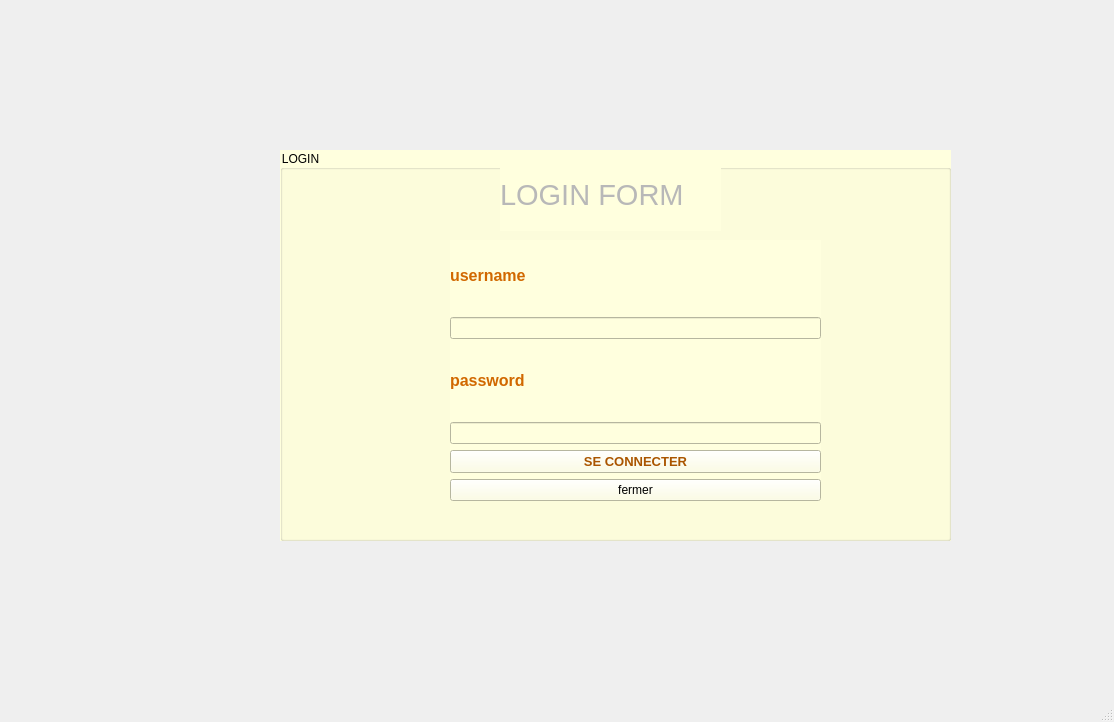
<?xml version="1.0" encoding="UTF-8"?>
<ui version="4.0">
 <class>MainWindow</class>
 <widget class="QMainWindow" name="MainWindow">
  <property name="geometry">
   <rect>
    <x>0</x>
    <y>0</y>
    <width>1114</width>
    <height>722</height>
   </rect>
  </property>
  <property name="focusPolicy">
   <enum>Qt::StrongFocus</enum>
  </property>
  <property name="windowTitle">
   <string>MainWindow</string>
  </property>
  <widget class="QWidget" name="centralwidget">
   <widget class="QGroupBox" name="groupBox">
    <property name="geometry">
     <rect>
      <x>280</x>
      <y>150</y>
      <width>671</width>
      <height>391</height>
     </rect>
    </property>
    <property name="cursor">
     <cursorShape>ArrowCursor</cursorShape>
    </property>
    <property name="focusPolicy">
     <enum>Qt::WheelFocus</enum>
    </property>
    <property name="styleSheet">
     <string notr="true">border-color: rgb(227, 113, 0);
border-color: rgb(170, 85, 0);
background-color: rgb(255, 255, 222);</string>
    </property>
    <property name="title">
     <string>LOGIN</string>
    </property>
    <widget class="QLabel" name="label">
     <property name="geometry">
      <rect>
       <x>220</x>
       <y>10</y>
       <width>221</width>
       <height>71</height>
      </rect>
     </property>
     <property name="font">
      <font>
       <family>MS Shell Dlg 2</family>
       <pointsize>22</pointsize>
       <weight>50</weight>
       <italic>false</italic>
       <bold>false</bold>
      </font>
     </property>
     <property name="focusPolicy">
      <enum>Qt::TabFocus</enum>
     </property>
     <property name="layoutDirection">
      <enum>Qt::LeftToRight</enum>
     </property>
     <property name="autoFillBackground">
      <bool>false</bool>
     </property>
     <property name="styleSheet">
      <string notr="true">font: 22pt &quot;MS Shell Dlg 2&quot;;
color: rgb(184, 184, 184);
</string>
     </property>
     <property name="text">
      <string>LOGIN FORM</string>
     </property>
    </widget>
    <widget class="QWidget" name="layoutWidget">
     <property name="geometry">
      <rect>
       <x>170</x>
       <y>90</y>
       <width>371</width>
       <height>261</height>
      </rect>
     </property>
     <layout class="QVBoxLayout" name="verticalLayout_3">
      <item>
       <layout class="QHBoxLayout" name="horizontalLayout">
        <item>
         <layout class="QVBoxLayout" name="verticalLayout">
          <item>
           <layout class="QVBoxLayout" name="verticalLayout_2">
            <item>
             <widget class="QLabel" name="label_2">
              <property name="font">
               <font>
                <family>MS Sans Serif</family>
                <pointsize>12</pointsize>
                <weight>75</weight>
                <bold>true</bold>
               </font>
              </property>
              <property name="styleSheet">
               <string notr="true">color: rgb(209, 104, 0);</string>
              </property>
              <property name="text">
               <string>username</string>
              </property>
             </widget>
            </item>
            <item>
             <widget class="QLineEdit" name="lineEdit"/>
            </item>
            <item>
             <widget class="QLabel" name="label_3">
              <property name="font">
               <font>
                <family>MS Sans Serif</family>
                <pointsize>12</pointsize>
                <weight>75</weight>
                <bold>true</bold>
               </font>
              </property>
              <property name="styleSheet">
               <string notr="true">color: rgb(209, 104, 0);</string>
              </property>
              <property name="text">
               <string>password</string>
              </property>
             </widget>
            </item>
            <item>
             <widget class="QLineEdit" name="lineEdit_2">
              <property name="echoMode">
               <enum>QLineEdit::Password</enum>
              </property>
             </widget>
            </item>
           </layout>
          </item>
         </layout>
        </item>
       </layout>
      </item>
      <item>
       <widget class="QPushButton" name="pushButton">
        <property name="font">
         <font>
          <pointsize>10</pointsize>
          <weight>75</weight>
          <bold>true</bold>
         </font>
        </property>
        <property name="styleSheet">
         <string notr="true">border-color: rgb(170, 85, 0);
color: rgb(170, 85, 0);</string>
        </property>
        <property name="text">
         <string>SE CONNECTER</string>
        </property>
       </widget>
      </item>
      <item>
       <widget class="QPushButton" name="pushButton_2">
        <property name="text">
         <string>fermer</string>
        </property>
       </widget>
      </item>
     </layout>
    </widget>
   </widget>
  </widget>
  <widget class="QMenuBar" name="menubar">
   <property name="geometry">
    <rect>
     <x>0</x>
     <y>0</y>
     <width>1114</width>
     <height>26</height>
    </rect>
   </property>
  </widget>
  <widget class="QStatusBar" name="statusbar"/>
 </widget>
 <resources/>
 <connections/>
</ui>
